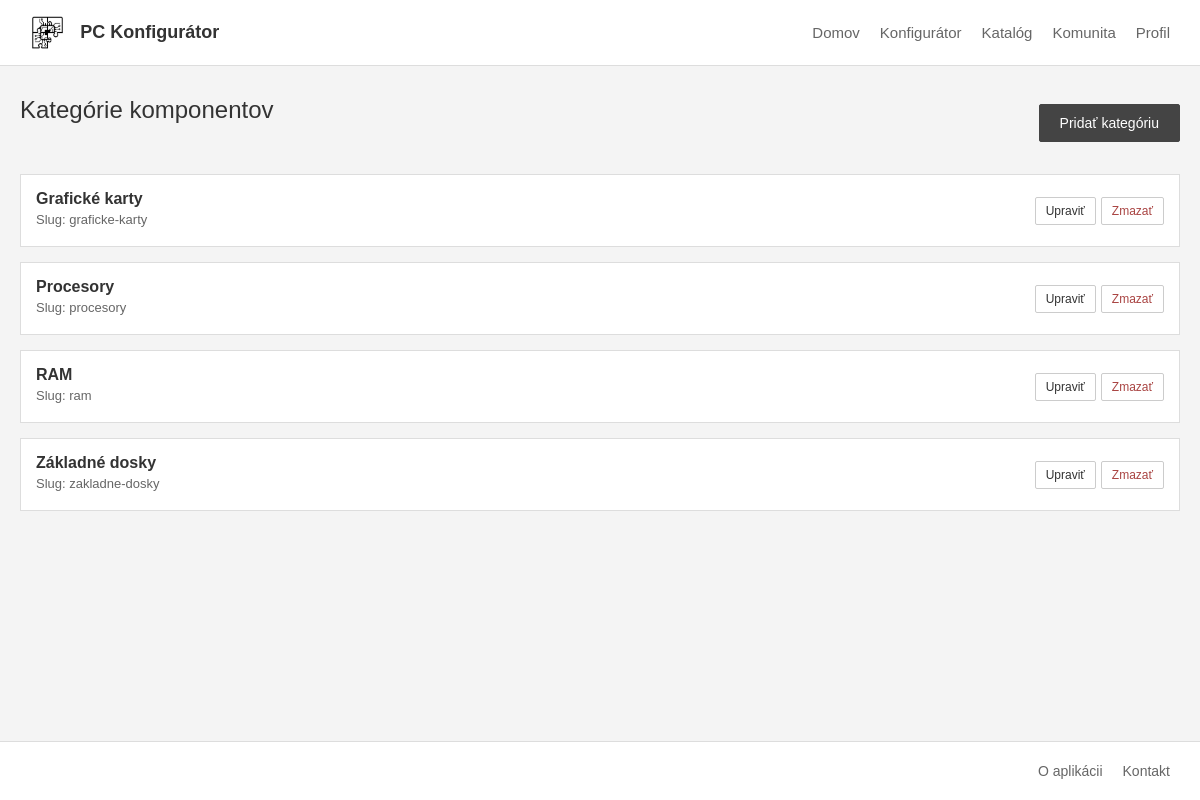
Page /?c=category on the committed database.
### tables this page shows
CREATE TABLE `categories` (
    `id` INT AUTO_INCREMENT PRIMARY KEY,
    `name` VARCHAR(100) NOT NULL,
    `slug` VARCHAR(100) NOT NULL UNIQUE
) DEFAULT;

### Framework/Http/Responses/Response.php (called while the page is built, shortened)
<?php
abstract class Response
{
    public function send(): void
    {
        $this->generate();
    }
}

### public/index.php (called while the page is built, shortened)
<?php
require __DIR__ . '/../Framework/ClassLoader.php';
try {
    $app = new App();
    $app->run();
} catch (Exception $e) {
    die('An error occurred: ' . $e->getMessage());
}

### Framework/Support/LinkGenerator.php (called while the page is built, shortened)
<?php
class LinkGenerator
{
    private Request $request;
    public function __construct(Request $request, Router $router)
    {
        $this->request = $request;
    }
    public function url(
        string|array $destination,
        array $parameters = [],
        bool $absolute = false,
        bool $appendParameters = false
    ): string {
        list($controller, $action) = explode(".", $destination);
        $args = $appendParameters ? $this->request->get() : [];
        $args = ["c" => lcfirst($controller), "a" => $action != "index" ? $action : null] + $parameters + $args;
        $basePath = $absolute ? $this->request->getBaseUrl() : "";
        return $basePath . "?" . http_build_query($args);
    }
}

### Framework/ClassLoader.php (called while the page is built, shortened)
<?php
class ClassLoader
{
    public static function Boot(): void
    {
        spl_autoload_register(function ($class_name) {
            $file = self::getClassFile($class_name);
        });
    }
    public static function getClassFile(string $className): string
    {
        $baseDir = realpath(dirname(__DIR__));
        $relativePath = str_replace('\\', DIRECTORY_SEPARATOR, ltrim($className, '\\')) . '.php';
        return $baseDir . DIRECTORY_SEPARATOR . $relativePath;
    }
}
require __DIR__ . DIRECTORY_SEPARATOR . 'Support' . DIRECTORY_SEPARATOR . 'functions.php';

### Framework/Core/Model.php (called while the page is built, shortened)
<?php
abstract class Model implements \JsonSerializable
{
    protected static array $columnsMap = [];
    private static array $dbColumns = [];
    private static IDbConvention $dbConventions;
    protected static function getTableName(): string
    {
        return self::getConventions()->getTableName(get_called_class());
    }
    protected static function getPkColumnName(): string
    {
        return self::getConventions()->getPkColumnName(get_called_class());
    }
    protected static function getColumnsMap(): array
    {
        return static::$columnsMap ?? [];
    }
    public static function getAll(
        ?string $whereClause = null,
        array   $whereParams = [],
        ?string $orderBy = null,
        ?int    $limit = null,
        ?int    $offset = null
    ): array
    {
        try {
            $sql = "SELECT " . static::getDBColumnNamesList() . " FROM `" . static::getTableName() . "`";
            if ($orderBy !== null) {
                $sql .= " ORDER BY $orderBy";
            }
            $stmt = Connection::getInstance()->prepare($sql);
            $stmt->execute($whereParams);
            $models = $stmt->fetchAll(PDO::FETCH_CLASS | PDO::FETCH_PROPS_LATE, static::class);
            $dataSet = new ResultSet($models);
            return $models;
        } catch (PDOException $exception) {
            throw new Exception('Query failed: ' . $exception->getMessage(), 0, $exception);
        }
    }
    private static function getDbColumns(): array
    {
        try {
            $sql = "DESCRIBE " . static::getTableName();
            $stmt = Connection::getInstance()->prepare($sql);
            $stmt->execute([]);
            self::$dbColumns[static::class] = array_column($stmt->fetchAll(), 'Field');
            return self::$dbColumns[static::class];
        } catch (PDOException $exception) {
            throw new Exception('Query failed: ' . $exception->getMessage(), 0, $exception);
        }
    }
    private function getIdValue(): mixed
    {
        $pk = static::getPkColumnName();
        $prop = static::toPropertyName($pk);
        return isset($this->{$prop}) ? $this->{$prop} : null;
    }
    private static function getModelProperties(): array
    {
        $reflection = new \ReflectionClass(static::class);
        $properties = [];
        foreach ($reflection->getProperties() as $property) {
            $propertyName = $property->getName();
            if ($property->isStatic()) {
                continue;
            }
            $properties[$propertyName] = true;
        }
        return $properties;
    }
    private static function getDBColumnNamesList(): string
    {
        $dbColumns = [];
        foreach (static::getDbColumns() as $columnName) {
            $propertyName = static::toPropertyName($columnName);
            if ($propertyName != $columnName) {
                $dbColumns[] = "`$columnName` AS {$propertyName}";
            } else {
                $dbColumns[] = $columnName;
            }
        }
        return implode(', ', $dbColumns);
    }
    private static function toPropertyName(string $columnName): string
    {
        $customMapping = static::getColumnsMap();
        if (isset($customMapping[$columnName])) {
            return $customMapping[$columnName];
        } else {
            return static::getConventions()->toPropertyName($columnName);
        }
    }
    private static function getConventions(): IDbConvention
    {
        if (!isset(static::$dbConventions)) {
            static::$dbConventions = new (Configuration::DB_CONVENTIONS_CLASS)();
        }
        return static::$dbConventions;
    }
}

### Framework/Support/Inflect.php (called while the page is built, shortened)
<?php
class Inflect
{
    public static $plural = array(
        '/(quiz)$/i' => "$1zes",
        '/^(ox)$/i' => "$1en",
        '/([m|l])ouse$/i' => "$1ice",
        '/(matr|vert|ind)ix|ex$/i' => "$1ices",
        '/(x|ch|ss|sh)$/i' => "$1es",
        '/([^aeiouy]|qu)y$/i' => "$1ies",
        '/(hive)$/i' => "$1s",
        '/(?:([^f])fe|([lr])f)$/i' => "$1$2ves",
        '/(shea|lea|loa|thie)f$/i' => "$1ves",
        '/sis$/i' => "ses",
        '/([ti])um$/i' => "$1a",
        '/(tomat|potat|ech|her|vet)o$/i' => "$1oes",
        '/(bu)s$/i' => "$1ses",
        '/(alias)$/i' => "$1es",
        '/(octop)us$/i' => "$1i",
        '/(ax|test)is$/i' => "$1es",
        '/(us)$/i' => "$1es",
        '/s$/i' => "s",
        '/$/' => "s"
    );
    public static $irregular = array(
        'move' => 'moves',
        'foot' => 'feet',
        'goose' => 'geese',
        'sex' => 'sexes',
        'child' => 'children',
        'man' => 'men',
        'tooth' => 'teeth',
        'person' => 'people',
        'valve' => 'valves'
    );
    public static function pluralize($string)
    {
        foreach (self::$irregular as $pattern => $result) {
            $pattern = '/' . $pattern . '$/i';
        }
        foreach (self::$plural as $pattern => $result) {
            if (preg_match($pattern, $string)) {
                return preg_replace($pattern, $result, $string);
            }
        }
        return $string;
    }
}

### Framework/DB/DefaultConventions.php (called while the page is built, shortened)
<?php
class DefaultConventions implements IDbConvention
{
    public function getTableName(string $className): string
    {
        $arr = explode("\\", $className);
        return Inflect::pluralize(strtolower(end($arr)));
    }
    public function getPkColumnName(string $className): string
    {
        return 'id';
    }
    public function toPropertyName(string $columnName): string
    {
        return $columnName;
    }
}

### Framework/DB/Connection.php (called while the page is built, shortened)
<?php
class Connection
{
    private static ?Connection $instance = null;
    private PDO $db;
    public function __construct(PDO $db)
    {
        $this->db = $db;
    }
    public static function getInstance(): Connection
    {
        try {
            if (self::$instance == null) {
                $db = new PDO(
                    'mysql:dbname=' . Configuration::DB_NAME . ';host=' . Configuration::DB_HOST,
                    Configuration::DB_USER,
                    Configuration::DB_PASS
                );
                $db->setAttribute(PDO::ATTR_ERRMODE, PDO::ERRMODE_EXCEPTION);
                $db->setAttribute(PDO::ATTR_EMULATE_PREPARES, true);
                self::$instance = new self($db);
            }
            return self::$instance;
        } catch (PDOException $e) {
            throw new Exception('Connection failed: ' . $e->getMessage());
        }
    }
    public function prepare(string $sql): DebugStatement
    {
        try {
            return new DebugStatement($this->db->prepare($sql));
        } catch (PDOException $e) {
            throw new Exception('Prepare failed: ' . $e->getMessage());
        }
    }
}

### Framework/DB/DebugStatement.php (called while the page is built, shortened)
<?php
class DebugStatement
{
    private PDOStatementAlias $stmt;
    public function __construct($stmt)
    {
        $this->stmt = $stmt;
    }
    public function execute(?array $params = null): bool
    {
        $result = $this->stmt->execute($params);
        $this->stmt->debugDumpParams();
        return $result;
    }
    public function __call(string $name, array $arguments): mixed
    {
        return $this->stmt->{$name}(...$arguments);
    }
}

### App/Controllers/CategoryController.php (called while the page is built, shortened)
<?php
class CategoryController extends BaseController
{
    public function index(Request $request): Response
    {
        $categories = Category::getAll(orderBy: '`name` ASC');
        return $this->html(['categories' => $categories]);
    }
}

### App/Models/Category.php (called while the page is built, shortened)
<?php
class Category extends Model
{
    protected ?int $id = null;
    protected ?string $name = null;
    protected ?string $slug = null;
    public function getId(): ?int
    {
        return $this->id;
    }
    public function getName(): ?string
    {
        return $this->name;
    }
    public function getSlug(): ?string
    {
        return $this->slug;
    }
}

### Framework/Support/functions.php (called while the page is built)
<?php
if (!function_exists('e')) {
    function e(mixed $value): string
    {
        return htmlspecialchars((string)$value, ENT_QUOTES | ENT_SUBSTITUTE | ENT_HTML5, 'UTF-8');
    }
}

### App/Views/Category/index.view.php (the view, shortened to what this page needs)
<div class="catalog-container">
    <div class="catalog-header-bar">
        <h1 class="page-title">Kategórie komponentov</h1>
        <a href="<?= $link->url('category.add') ?>" class="btn btn-primary btn-catalog-add">Pridať kategóriu</a>
    </div>
    <div class="components-list">
        <?php foreach ($categories as $category): ?>
            <div class="component-card">
                <div class="component-info">
                    <h2><?= e($category->getName()) ?></h2>
                    <div class="component-name">Slug: <?= e($category->getSlug()) ?></div>
                </div>
                <div class="product-actions">
                    <a href="<?= $link->url('category.edit', ['id' => $category->getId()]) ?>" class="btn btn-secondary btn-action">Upraviť</a>
                    <form method="post" action="<?= $link->url('category.delete') ?>" class="d-inline" data-confirm="Naozaj chcete zmazať túto kategóriu?">
                        <button type="submit" class="btn btn-secondary btn-action btn-action-delete">Zmazať</button>
                    </form>
                </div>
            </div>
        <?php endforeach; ?>
    </div>
</div>

### public/css/style.css (style rules this page uses)
:root { --bg-color: #f4f4f4; --card-bg: #ffffff; --text-color: #333333; --text-muted: #666666; --border-color: #dddddd; --border-light: #cccccc; --primary-color: #444444; --primary-hover: #222222; --hover-bg: #eaeaea; }
* { box-sizing: border-box; margin: 0; padding: 0; }
body { font-family: Arial, sans-serif; background-color: var(--bg-color); color: var(--text-color); display: flex; flex-direction: column; min-height: 100vh; }
a { text-decoration: none; color: inherit; }
.page-title { font-size: 24px; margin-bottom: 25px; font-weight: normal; }
.components-list { display: flex; flex-direction: column; gap: 15px; }
.component-card { background-color: var(--card-bg); border: 1px solid var(--border-color); padding: 15px; display: flex; align-items: center; justify-content: space-between; gap: 15px; }
.component-info { flex-grow: 1; }
.component-info h2 { font-size: 16px; font-weight: bold; margin-bottom: 4px; }
.component-name { font-size: 13px; color: var(--text-muted); margin-bottom: 4px; }
.btn { font-family: inherit; cursor: pointer; border-radius: 2px; font-size: 14px; text-align: center; transition: background-color 0.2s; }
.btn-secondary { background-color: var(--card-bg); border: 1px solid var(--border-light); padding: 8px 14px; color: var(--text-color); white-space: nowrap; }
.btn-primary { background-color: var(--primary-color); color: #fff; border: 1px solid var(--primary-color); }
.catalog-container { max-width: 1200px; width: 100%; margin: 0 auto; padding: 30px 20px; flex: 1; }
.catalog-header-bar { display: flex; justify-content: space-between; align-items: center; margin-bottom: 25px; gap: 15px; flex-wrap: wrap; }
.btn-catalog-add { padding: 10px 20px; }
.product-actions { display: flex; gap: 5px; }
.btn-action { padding: 6px 10px; font-size: 12px; }
.btn-action-delete { color: #a94442; }

### rows in the picture
categories: name "Grafické karty", slug "graficke-karty"
categories: name "Procesory", slug "procesory"
categories: name "RAM", slug "ram"
categories: name "Základné dosky", slug "zakladne-dosky"
